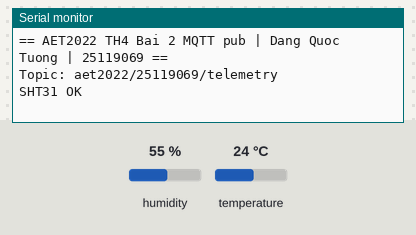
Recording of a program running on a simulated ESP32. On the bench: the last lines printed to the serial monitor. The inputs (shaded band) are chosen by the test bench; at power-on: humidity 55 %, temperature 24 °C. WiFi joins after 1.5 s; servers stay silent unless stated; no MQTT or app messages arrive unless stated.

Above: at 1.4 s.
1.5 s: humidity set to 22 %
At 2.5 s:
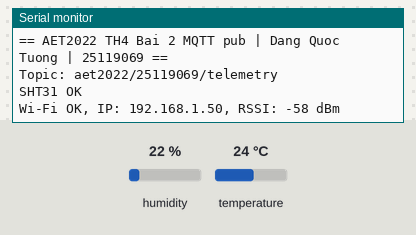
6.5 s: temperature set to 12 °C
At 8.7 s:
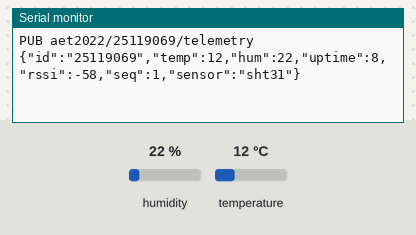
10.2 s: humidity set to 40 %
At 10.2 s:
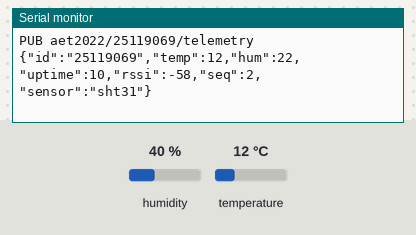
Timing chart, 0 to 13.2 s (numbered marks = the images above; inputs shaded):
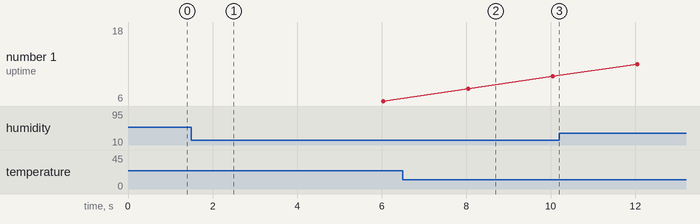

Measured:
- after the input at 6.5 s, the serial monitor: prints a new line after 1.5 s (image 2)

The program:

main.cpp
```cpp
#include <Arduino.h>
#include <WiFi.h>
#include <Wire.h>
#include <PubSubClient.h>
#include <ArduinoJson.h>
#include <Adafruit_SHT31.h>
#include "config.h"

WiFiClient wifiClient;
PubSubClient mqtt(wifiClient);
Adafruit_SHT31 sht31;
bool shtReady = false;

String topicTele;
String topicStatus;
String clientId;

unsigned long lastPublish = 0;
unsigned long lastWifiTry = 0;
unsigned long lastMqttTry = 0;
bool wifiWasConnected = false;
uint32_t seq = 0;

struct SensorData {
  bool ok;
  float temp;
  float hum;
};

SensorData readSensor() {
  SensorData d = {false, NAN, NAN};
#if SENSOR_MODE == SENSOR_SIM
  float t = millis() / 1000.0f;
  d.temp = 27.0f + 1.5f * sinf(t / 30.0f);
  d.hum  = 60.0f + 5.0f * sinf(t / 45.0f);
  d.ok = true;
#else
  if (!shtReady) {
    shtReady = sht31.begin(SHT31_ADDR);
    if (!shtReady) return d;
  }
  d.temp = sht31.readTemperature();
  d.hum  = sht31.readHumidity();
  d.ok = !isnan(d.temp) && !isnan(d.hum);
#endif
  return d;
}

float round1(float x) { return roundf(x * 10.0f) / 10.0f; }

void checkWifi() {
  bool connected = WiFi.status() == WL_CONNECTED;
  if (connected && !wifiWasConnected) {
    Serial.printf("Wi-Fi OK, IP: %s, RSSI: %d dBm\n",
                  WiFi.localIP().toString().c_str(), WiFi.RSSI());
  }
  if (!connected && wifiWasConnected) {
    Serial.println("Mat Wi-Fi");
  }
  wifiWasConnected = connected;

  if (!connected && millis() - lastWifiTry >= WIFI_RETRY_MS) {
    lastWifiTry = millis();
    Serial.printf("Ket noi Wi-Fi \"%s\"...\n", WIFI_SSID);
    WiFi.disconnect();
    WiFi.begin(WIFI_SSID, WIFI_PASSWORD);
  }
}

void checkMqtt() {
  if (WiFi.status() != WL_CONNECTED || mqtt.connected()) return;
  if (millis() - lastMqttTry < MQTT_RETRY_MS) return;
  lastMqttTry = millis();

  Serial.printf("Ket noi MQTT %s:%d (client id %s)... ", MQTT_HOST, MQTT_PORT, clientId.c_str());
  bool ok = mqtt.connect(clientId.c_str(), topicStatus.c_str(), 1, true, "offline");
  if (ok) {
    Serial.println("OK");
    mqtt.publish(topicStatus.c_str(), "online", true);
  } else {
    Serial.printf("loi, state=%d\n", mqtt.state());
  }
}

void publishTelemetry() {
  SensorData d = readSensor();

  JsonDocument doc;
  doc["id"] = SV_ID;
  if (d.ok) {
    doc["temp"] = round1(d.temp);
    doc["hum"]  = round1(d.hum);
  } else {
    doc["temp"] = nullptr;
    doc["hum"]  = nullptr;
    doc["error"] = "sensor_read_failed";
  }
  doc["uptime"] = millis() / 1000;
  doc["rssi"]   = WiFi.RSSI();
  doc["seq"]    = seq++;
  doc["sensor"] = SENSOR_MODE == SENSOR_SIM ? "sim" : "sht31";

  char buf[256];
  size_t len = serializeJson(doc, buf, sizeof(buf));
  if (len == 0 || len >= sizeof(buf) - 1) {
    Serial.println("Loi: JSON vuot qua buffer, khong gui");
    return;
  }
  bool sent = mqtt.publish(topicTele.c_str(), buf);
  Serial.printf("%s %s %s\n", sent ? "PUB" : "PUB LOI", topicTele.c_str(), buf);
}

void setup() {
  Serial.begin(115200);
  delay(200);

  topicTele   = String(TOPIC_ROOT) + "/" + SV_ID + "/telemetry";
  topicStatus = String(TOPIC_ROOT) + "/" + SV_ID + "/status";
  char chip[13];
  snprintf(chip, sizeof(chip), "%012llx", ESP.getEfuseMac());
  clientId = String("aet2022-") + SV_ID + "-" + chip;

  Serial.printf("\n== AET2022 TH4 Bai 2 MQTT pub | %s | %s ==\n", STUDENT_NAME, SV_ID);
  Serial.printf("Topic: %s\n", topicTele.c_str());

#if SENSOR_MODE == SENSOR_SHT31
  Wire.begin(PIN_I2C_SDA, PIN_I2C_SCL);
  shtReady = sht31.begin(SHT31_ADDR);
  Serial.println(shtReady ? "SHT31 OK" : "Khong thay SHT31 (kiem tra day I2C / dia chi)");
#else
  Serial.println("CHE DO MO PHONG: so do khong phai tu cam bien that");
#endif

  WiFi.mode(WIFI_STA);
  WiFi.setAutoReconnect(true);
  WiFi.begin(WIFI_SSID, WIFI_PASSWORD);
  lastWifiTry = millis();

  mqtt.setServer(MQTT_HOST, MQTT_PORT);
  mqtt.setBufferSize(512);
  mqtt.setSocketTimeout(5);
  mqtt.setKeepAlive(15);
}

void loop() {
  checkWifi();
  checkMqtt();
  mqtt.loop();

  if (millis() - lastPublish >= PUBLISH_INTERVAL_MS) {
    lastPublish = millis();
    if (mqtt.connected()) publishTelemetry();
  }
}
```

secrets.example.h
```cpp
#pragma once

#define WIFI_SSID     "TenWiFi"
#define WIFI_PASSWORD "MatKhauWiFi"
```

config.h
```cpp
#pragma once

#define STUDENT_NAME "Dang Quoc Tuong"
#define SV_ID        "25119069"

#if __has_include("secrets.h")
#include "secrets.h"
#endif
#ifndef WIFI_SSID
#define WIFI_SSID     "YOUR_WIFI_SSID"
#define WIFI_PASSWORD "YOUR_WIFI_PASSWORD"
#endif

#define MQTT_HOST "broker.hivemq.com"
#define MQTT_PORT 1883
#define TOPIC_ROOT "aet2022"

#define PUBLISH_INTERVAL_MS 2000
#define WIFI_RETRY_MS       10000
#define MQTT_RETRY_MS       5000

#define SENSOR_SHT31 1
#define SENSOR_SIM   2
#define SENSOR_MODE  SENSOR_SHT31

#define PIN_I2C_SDA 21
#define PIN_I2C_SCL 22
#define SHT31_ADDR  0x44
```
